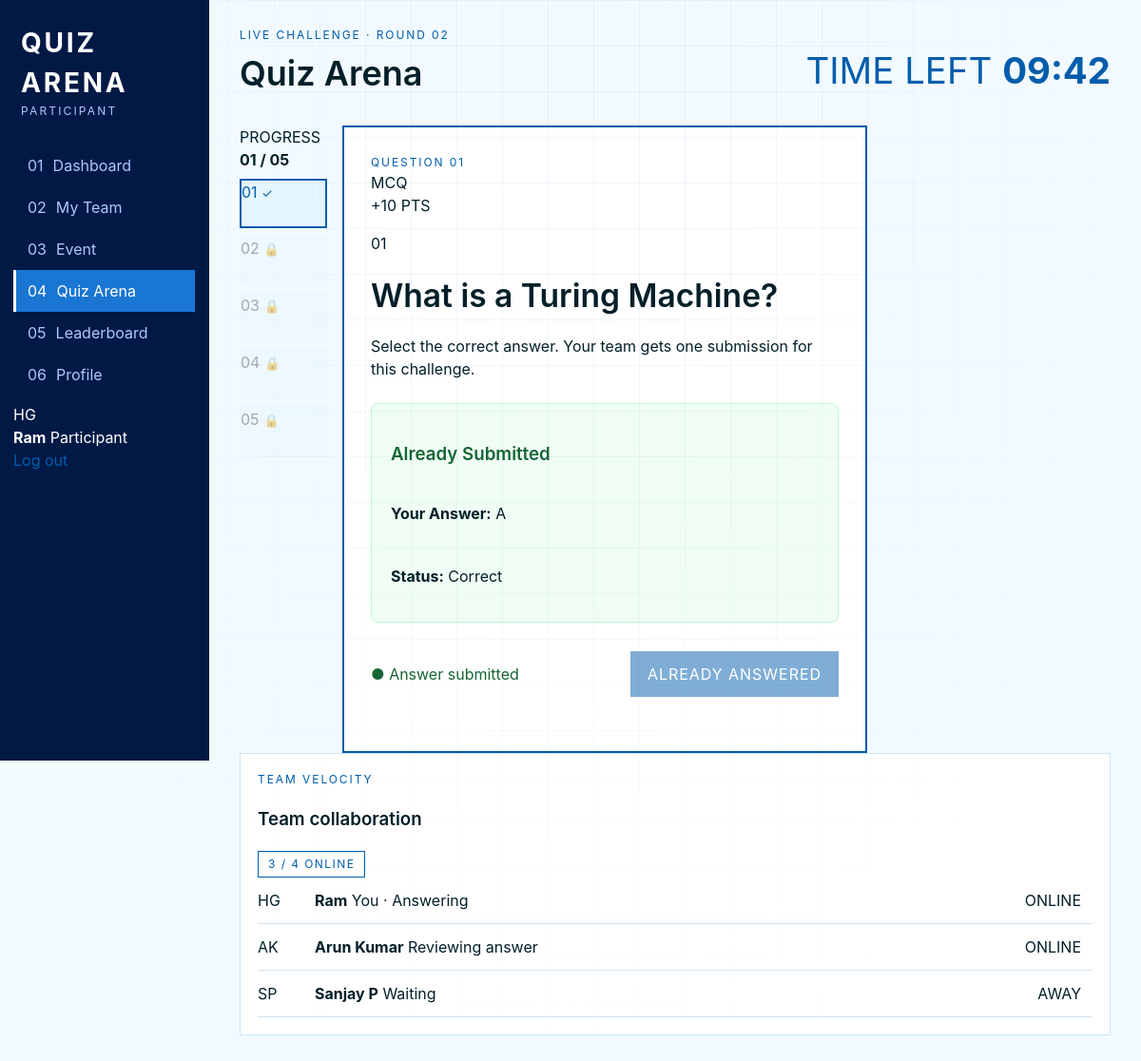
Screenshot of /student/arena/1 (signed in) with the database file from the repository.
### app.py (models this page shows)
class User(Base):
    __tablename__ = 'users'
    id = Column(Integer, primary_key=True, index=True)
    fullname = Column(String)
    email = Column(String, unique=True, index=True)
    password = Column(String)
    role = Column(String, default="student")
    team_id = Column(Integer, ForeignKey('teams.id'), nullable=True)
    team = relationship("Team", back_populates="members")

class Question(Base):
    __tablename__ = 'questions'
    id = Column(Integer, primary_key=True, index=True)
    question_text = Column(String)
    option_a = Column(String)
    option_b = Column(String)
    option_c = Column(String)
    option_d = Column(String)
    correct_option = Column(String)
    points = Column(Integer, default=10)
    type = Column(String, default="MCQ")
    submissions = relationship("Submission", back_populates="question")

class Submission(Base):
    __tablename__ = 'submissions'
    id = Column(Integer, primary_key=True, index=True)
    team_id = Column(Integer, ForeignKey('teams.id'))
    question_id = Column(Integer, ForeignKey('questions.id'))
    submitted_option = Column(String)
    is_correct = Column(Boolean, default=False)
    team = relationship("Team", back_populates="submissions")
    question = relationship("Question", back_populates="submissions")

### app.py (the view)
@app.route('/student/arena')
@app.route('/student/arena/<int:question_id>')
@login_required
def student_arena(question_id=None):
    db = get_db()
    user = db.query(User).filter(User.id == session.get('user_id')).first()
    if not user or not user.team_id:
        flash("You are not part of a team.")
        return redirect(url_for('student_dashboard'))
    submissions = db.query(Submission).filter(Submission.team_id == user.team_id).all()
    submitted_question_ids = [s.question_id for s in submissions]
    submitted_dict = {s.question_id: s for s in submissions}
    all_questions = db.query(Question).all()
    if question_id:
        current_question = next((q for q in all_questions if q.id == question_id), None)
    else:
        current_question = next((q for q in all_questions if q.id not in submitted_question_ids), None)
    total_questions = len(all_questions)
    answered_questions = len(submitted_question_ids)
    return render_template('arenastudent.html',
                           question=current_question,
                           all_questions=all_questions,
                           submitted_dict=submitted_dict,
                           total_questions=total_questions,
                           answered_questions=answered_questions,
                           user=session,
                           team=user.team)

### app.py (called while the page is built)
def get_db():
    if 'db' not in g:
        g.db = SessionLocal()
    return g.db

@app.teardown_appcontext
def teardown_db(exception):
    db = g.pop('db', None)
    if db is not None:
        db.close()

def login_required(f):
    @wraps(f)
    def decorated_function(*args, **kwargs):
        if 'logged_in' not in session:
            return redirect(url_for('login'))
        return f(*args, **kwargs)
    return decorated_function

### templates/arenastudent.html (shortened to what this page needs)
<!DOCTYPE html>
<html lang="en">
<head>
  <link rel="stylesheet" href="{{ url_for('static', filename='css/style.css') }}">
</head>
<body class="app-body" data-page="arena">
  <aside class="side-nav">
    <div class="brand-mark">
      <div>
        <strong style="font-size: 1.75rem; letter-spacing: 0.1em; color: var(--primary);">QUIZ ARENA</strong>
        <span>Participant</span>
      </div>
    </div>
    <nav>
      <a href="{{ url_for('student_dashboard') }}" class="nav-link">
        <span>01</span>
        Dashboard
      </a>
      <a href="{{ url_for('student_team') }}" class="nav-link">
        <span>02</span>
        My Team
      </a>
      <a href="{{ url_for('student_event') }}" class="nav-link">
        <span>03</span>
        Event
      </a>
      <a href="{{ url_for('student_arena') }}" class="nav-link active">
        <span>04</span>
        Quiz Arena
      </a>
      <a href="{{ url_for('student_leaderboard') }}" class="nav-link">
        <span>05</span>
        Leaderboard
      </a>
      <a href="{{ url_for('student_profile') }}" class="nav-link">
        <span>06</span>
        Profile
      </a>
    </nav>
    <div class="side-bottom">
      <div class="mini-profile">
        <div class="avatar">HG</div>
        <div>
          <strong>{{ user.get("fullname", "Student") }}</strong>
          <span>Participant</span>
        </div>
      </div>
      <a href="{{ url_for('logout') }}" class="logout-link">
        Log out
      </a>
    </div>
  </aside>
  <main class="content">
    <header class="topbar">
      <div>
        <p class="kicker">LIVE CHALLENGE · ROUND 02</p>
        <h1 class="page-title">
          Quiz Arena
        </h1>
      </div>
      <div class="timer">
        <span>TIME LEFT</span>
        <strong id="timer">09:42</strong>
      </div>
    </header>
    <section class="arena-shell">
      <aside class="q-rail">
        <div class="q-rail-head">
          <span>PROGRESS</span>
          <strong>{{ '%02d' % answered_questions }} / {{ '%02d' % total_questions }}</strong>
        </div>
        {% for q in all_questions %}
            <a href="{{ url_for('student_arena', question_id=q.id) }}" style="text-decoration: none; color: inherit; display: block;">
            {% if q.id in submitted_dict %}
                <div class="q-node done {% if question and question.id == q.id %}active{% endif %}" style="{% if question and question.id == q.id %}border: 2px solid #005dac;{% endif %}">
                  <span>{{ '%02d' % loop.index }}</span>
                  <small>✓</small>
                </div>
            {% elif (not question and q.id not in submitted_dict) or (question and question.id == q.id) %}
                <div class="q-node active">
                  <span>{{ '%02d' % loop.index }}</span>
                  <small>LIVE</small>
                </div>
            {% else %}
                <div class="q-node locked">
                  <span>{{ '%02d' % loop.index }}</span>
                  <small>🔒</small>
                </div>
            {% endif %}
            </a>
        {% endfor %}
      </aside>
      <div class="question-stage">
        {% if question %}
        <div class="question-top">
          <div>
            <p class="kicker">QUESTION {{ '%02d' % question.id }}</p>
            <span class="question-type">{{ question.type }}</span>
          </div>
          <span class="points">+{{ question.points }} PTS</span>
        </div>
        <div class="question-card">
          <p class="question-number">{{ '%02d' % question.id }}</p>
          <h2>{{ question.question_text }}</h2>
          <p class="question-hint">Select the correct answer. Your team gets one submission for this challenge.</p>
          {% if question.id in submitted_dict %}
             <div class="options" style="padding: 20px; background: #f0fdf4; border-radius: 8px; border: 1px solid #bbf7d0;">
                <h3 style="color: #166534; margin-bottom: 10px;">Already Submitted</h3>
                <p><strong>Your Answer:</strong> {{ submitted_dict[question.id].submitted_option }}</p>
                <p><strong>Status:</strong> {% if submitted_dict[question.id].is_correct %}Correct{% else %}Incorrect{% endif %}</p>
             </div>
             <div class="arena-actions" style="margin-top: 30px;">
               <div><span class="save-state" style="color: #166534;">● Answer submitted</span></div>
               <button class="btn" type="button" disabled style="opacity: 0.5; cursor: not-allowed;">Already Answered</button>
             </div>
          {% endif %}
        </div>
        {% else %}
        <div class="question-card" style="text-align: center; padding: 40px;">
          <h2>Congratulations!</h2>
          <p>You have completed all questions in the arena.</p>
        </div>
        {% endif %}
      </div>
    </section>
    <section class="panel">
      <div class="panel-head">
        <div>
          <p class="kicker">TEAM VELOCITY</p>
          <h3>
            Team collaboration
          </h3>
        </div>
        <span class="status-pill">
          3 / 4 ONLINE
        </span>
      </div>
      <div class="member-row">
        <div class="avatar">HG</div>
        <div>
          <strong>{{ user.get("fullname", "Student") }}</strong>
          <span>You · Answering</span>
        </div>
        <span class="member-status online">
          ONLINE
        </span>
      </div>
      <div class="member-row">
        <div class="avatar">AK</div>
        <div>
          <strong>Arun Kumar</strong>
          <span>Reviewing answer</span>
        </div>
        <span class="member-status online">
          ONLINE
        </span>
      </div>
      <div class="member-row">
        <div class="avatar">SP</div>
        <div>
          <strong>Sanjay P</strong>
          <span>Waiting</span>
        </div>
        <span class="member-status">
          AWAY
        </span>
      </div>
    </section>
  </main>
</body>
</html>

### static/css/style.css (style rules this page uses)
:root { --navy: #f3faff; --navy-deep: #e6f6ff; --navy-panel: #ffffff; --blue: #1976d2; --blue-bright: #005dac; --cyan: #005dac; --cyan-soft: #414752; --cyan-wash: #021f29; --ink: #021f29; --muted: #717783; --danger: #ba1a1a; --ok: #005dac; --shadow: 0 1px 8px rgba(0, 0, 0, 0.12); --frame: 1px solid #cbe7f5; --font-display: "Inter", sans-serif; --font-body: "Inter", sans-serif; --sidebar-bg: #001945; --sidebar-text: #b0c6ff; --sidebar-text-hover: #ffffff; --sidebar-hover-bg: #1976d2; --btn-text: #ffffff; }
*, *::before, *::after { box-sizing: border-box; }
html, body { margin: 0; min-height: 100%; }
body { font-family: var(--font-body); background: var(--navy); color: var(--ink); line-height: 1.5; }
body::before { content: ""; position: fixed; inset: 0; pointer-events: none; background-image: linear-gradient(rgba(25, 118, 210, 0.07) 1px, transparent 1px), linear-gradient(90deg, rgba(25, 118, 210, 0.07) 1px, transparent 1px); background-size: 48px 48px; mask-image: radial-gradient(ellipse at 50% 0%, black 20%, transparent 75%); z-index: 0; }
a { color: var(--cyan); text-decoration: none; }
button, input, select, textarea { font: inherit; }
.brand-mark { display: flex; gap: 12px; align-items: center; }
.brand-mark strong { font-family: var(--font-display); letter-spacing: 0.12em; font-size: 1.05rem; }
.brand-mark span { display: block; color: var(--sidebar-text); font-size: 0.75rem; letter-spacing: 0.18em; text-transform: uppercase; }
.btn { display: inline-flex; align-items: center; justify-content: center; gap: 8px; border: 0; cursor: pointer; padding: 12px 18px; font-family: var(--font-display); letter-spacing: 0.06em; text-transform: uppercase; color: var(--btn-text); background: var(--cyan); transition: transform 0.15s ease, background 0.15s ease; }
.app-body { position: relative; z-index: 1; min-height: 100vh; display: grid; grid-template-columns: 220px 1fr; }
.side-nav { background: var(--sidebar-bg); border-right: 1px solid rgba(0, 0, 0, 0.1); padding: 20px 14px; display: flex; flex-direction: column; gap: 8px; position: sticky; top: 0; height: 100vh; color: var(--sidebar-text-hover); }
.side-nav .brand-mark { padding: 4px 8px 18px; }
.nav-link { color: var(--sidebar-text); padding: 10px 12px; display: flex; align-items: center; gap: 10px; border-left: 3px solid transparent; }
.nav-link:hover, .nav-link.active { color: var(--sidebar-text-hover); background: var(--sidebar-hover-bg); border-left-color: var(--sidebar-text-hover); }
.content { padding: 28px 32px 48px; }
.topbar { display: flex; justify-content: space-between; align-items: flex-end; gap: 16px; margin-bottom: 28px; }
.kicker { margin: 0; color: var(--cyan); letter-spacing: 0.16em; text-transform: uppercase; font-size: 0.75rem; }
h1, h2, h3 { font-family: var(--font-display); font-weight: 600; }
.page-title { margin: 4px 0 0; font-size: clamp(1.6rem, 3vw, 2.3rem); }
.stat, .panel { background: var(--navy-panel); border: var(--frame); padding: 18px; }
.status-pill { display: inline-block; padding: 4px 10px; border: 1px solid var(--cyan); color: var(--cyan); font-size: 0.75rem; letter-spacing: 0.12em; text-transform: uppercase; }
.member-row, .lb-row { display: grid; grid-template-columns: 48px 1fr auto auto; gap: 12px; align-items: center; padding: 12px 0; border-bottom: 1px solid rgba(0, 93, 172, 0.18); }
.arena-shell { display: grid; grid-template-columns: 92px minmax(0, 1fr) 240px; gap: 16px; min-height: calc(100vh - 140px); }
.q-rail { display: flex; flex-direction: column; gap: 8px; }
.q-node { height: 52px; border: 1px solid rgba(203, 231, 245, 0.3); background: var(--navy-deep); color: var(--cyan-soft); font-family: var(--font-display); cursor: pointer; }
.q-node.done { border-color: var(--ok); color: var(--ok); }
.q-node.locked { opacity: 0.45; cursor: not-allowed; }
.question-stage { border: 2px solid var(--cyan); background: var(--navy-panel); padding: 28px; display: flex; flex-direction: column; min-height: 560px; }
.question-stage h2 { font-size: clamp(1.4rem, 3vw, 2.1rem); margin: 18px 0 10px; }
.options { display: grid; gap: 10px; margin: 24px 0; }
.arena-actions { margin-top: auto; display: flex; justify-content: space-between; align-items: center; gap: 12px; }
.timer { font-family: var(--font-display); font-size: 2.4rem; color: var(--cyan); }

### rows the page displays
User: get "Ram"
Question: index "01", id "01", type "MCQ", points "10", question_text "What is a Turing Machine?"
Question: index "02"
Question: index "03"
Question: index "04"
Question: index "05"
Submission: submitted_option "A"

### other values shown
{{ '%02d' % answered_questions }} "01"
{{ '%02d' % total_questions }} "05"
